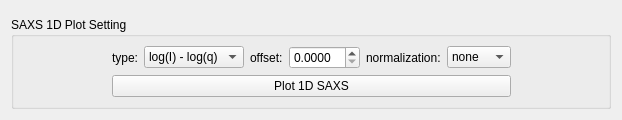
          <widget class="QWidget" name="tab_2">
           <attribute name="title">
            <string>SAXS-1D</string>
           </attribute>
           <layout class="QGridLayout" name="gridLayout_25">
            <item row="1" column="0">
             <widget class="QGroupBox" name="groupBox_6">
              <property name="sizePolicy">
               <sizepolicy hsizetype="Expanding" vsizetype="Preferred">
                <horstretch>0</horstretch>
                <verstretch>0</verstretch>
               </sizepolicy>
              </property>
              <property name="title">
               <string>SAXS 1D Plot Setting</string>
              </property>
              <layout class="QGridLayout" name="gridLayout_16">
               <item row="0" column="0">
                <spacer name="horizontalSpacer_7">
                 <property name="orientation">
                  <enum>Qt::Horizontal</enum>
                 </property>
                 <property name="sizeHint" stdset="0">
                  <size>
                   <width>40</width>
                   <height>20</height>
                  </size>
                 </property>
                </spacer>
               </item>
               <item row="0" column="1">
                <layout class="QGridLayout" name="gridLayout_24">
                 <item row="0" column="0">
                  <widget class="QLabel" name="label_21">
                   <property name="text">
                    <string>type:</string>
                   </property>
                  </widget>
                 </item>
                 <item row="0" column="1">
                  <widget class="QComboBox" name="cb_saxs_type">
                   <property name="currentIndex">
                    <number>3</number>
                   </property>
                   <item>
                    <property name="text">
                     <string>I - q</string>
                    </property>
                   </item>
                   <item>
                    <property name="text">
                     <string>I - log(q)</string>
                    </property>
                   </item>
                   <item>
                    <property name="text">
                     <string>log(I) - q</string>
                    </property>
                   </item>
                   <item>
                    <property name="text">
                     <string>log(I) - log(q)</string>
                    </property>
                   </item>
                  </widget>
                 </item>
                 <item row="0" column="2">
                  <widget class="QLabel" name="label_22">
                   <property name="text">
                    <string>offset:</string>
                   </property>
                  </widget>
                 </item>
                 <item row="0" column="3">
                  <widget class="QDoubleSpinBox" name="sb_saxs_offset">
                   <property name="decimals">
                    <number>4</number>
                   </property>
                   <property name="singleStep">
                    <double>0.050000000000000</double>
                   </property>
                   <property name="value">
                    <double>0.000000000000000</double>
                   </property>
                  </widget>
                 </item>
                 <item row="0" column="4">
                  <widget class="QLabel" name="label_23">
                   <property name="text">
                    <string>normalization:</string>
                   </property>
                  </widget>
                 </item>
                 <item row="0" column="5">
                  <widget class="QComboBox" name="cb_saxs_norm">
                   <item>
                    <property name="text">
                     <string>none</string>
                    </property>
                   </item>
                   <item>
                    <property name="text">
                     <string>I' = Iq2</string>
                    </property>
                   </item>
                   <item>
                    <property name="text">
                     <string>I' = Iq4</string>
                    </property>
                   </item>
                   <item>
                    <property name="text">
                     <string>I' = I/Io</string>
                    </property>
                   </item>
                  </widget>
                 </item>
                 <item row="1" column="0" colspan="6">
                  <widget class="QPushButton" name="pushButton_10">
                   <property name="text">
                    <string>Plot 1D SAXS</string>
                   </property>
                  </widget>
                 </item>
                </layout>
               </item>
               <item row="0" column="2">
                <spacer name="horizontalSpacer_8">
                 <property name="orientation">
                  <enum>Qt::Horizontal</enum>
                 </property>
                 <property name="sizeHint" stdset="0">
                  <size>
                   <width>40</width>
                   <height>20</height>
                  </size>
                 </property>
                </spacer>
               </item>
              </layout>
             </widget>
            </item>
            <item row="0" column="0">
             <widget class="MplCanvasBarV" name="mp_saxs" native="true">
              <property name="sizePolicy">
               <sizepolicy hsizetype="Preferred" vsizetype="Expanding">
                <horstretch>0</horstretch>
                <verstretch>0</verstretch>
               </sizepolicy>
              </property>
              <property name="minimumSize">
               <size>
                <width>600</width>
                <height>0</height>
               </size>
              </property>
             </widget>
            </item>
           </layout>
          </widget>
